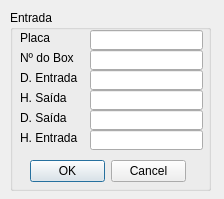
<?xml version="1.0" encoding="UTF-8"?>
<ui version="4.0">
 <class>Form</class>
 <widget class="QWidget" name="Form">
  <property name="geometry">
   <rect>
    <x>0</x>
    <y>0</y>
    <width>224</width>
    <height>199</height>
   </rect>
  </property>
  <property name="windowTitle">
   <string>Registro de Saída</string>
  </property>
  <widget class="QGroupBox" name="groupBox_2">
   <property name="geometry">
    <rect>
     <x>10</x>
     <y>10</y>
     <width>201</width>
     <height>181</height>
    </rect>
   </property>
   <property name="title">
    <string>Entrada</string>
   </property>
   <widget class="QLabel" name="label_81">
    <property name="geometry">
     <rect>
      <x>10</x>
      <y>20</y>
      <width>61</width>
      <height>16</height>
     </rect>
    </property>
    <property name="styleSheet">
     <string notr="true">font: 10pt &quot;MS Shell Dlg 2&quot;;</string>
    </property>
    <property name="text">
     <string>Placa</string>
    </property>
   </widget>
   <widget class="QLabel" name="label_82">
    <property name="geometry">
     <rect>
      <x>10</x>
      <y>40</y>
      <width>61</width>
      <height>16</height>
     </rect>
    </property>
    <property name="styleSheet">
     <string notr="true">font: 10pt &quot;MS Shell Dlg 2&quot;;</string>
    </property>
    <property name="text">
     <string>Nº do Box</string>
    </property>
   </widget>
   <widget class="QLabel" name="label_83">
    <property name="geometry">
     <rect>
      <x>10</x>
      <y>80</y>
      <width>61</width>
      <height>16</height>
     </rect>
    </property>
    <property name="styleSheet">
     <string notr="true">font: 10pt &quot;MS Shell Dlg 2&quot;;</string>
    </property>
    <property name="text">
     <string>H. Saída</string>
    </property>
   </widget>
   <widget class="QLabel" name="label_84">
    <property name="geometry">
     <rect>
      <x>10</x>
      <y>60</y>
      <width>61</width>
      <height>16</height>
     </rect>
    </property>
    <property name="styleSheet">
     <string notr="true">font: 10pt &quot;MS Shell Dlg 2&quot;;</string>
    </property>
    <property name="text">
     <string>D. Entrada</string>
    </property>
   </widget>
   <widget class="QLabel" name="label_85">
    <property name="geometry">
     <rect>
      <x>10</x>
      <y>100</y>
      <width>61</width>
      <height>16</height>
     </rect>
    </property>
    <property name="styleSheet">
     <string notr="true">font: 10pt &quot;MS Shell Dlg 2&quot;;</string>
    </property>
    <property name="text">
     <string>D. Saída</string>
    </property>
   </widget>
   <widget class="QLineEdit" name="lineEdit">
    <property name="geometry">
     <rect>
      <x>80</x>
      <y>20</y>
      <width>113</width>
      <height>20</height>
     </rect>
    </property>
   </widget>
   <widget class="QLineEdit" name="lineEdit_2">
    <property name="geometry">
     <rect>
      <x>80</x>
      <y>40</y>
      <width>113</width>
      <height>20</height>
     </rect>
    </property>
   </widget>
   <widget class="QLineEdit" name="lineEdit_3">
    <property name="geometry">
     <rect>
      <x>80</x>
      <y>60</y>
      <width>113</width>
      <height>20</height>
     </rect>
    </property>
   </widget>
   <widget class="QLineEdit" name="lineEdit_4">
    <property name="geometry">
     <rect>
      <x>80</x>
      <y>80</y>
      <width>113</width>
      <height>20</height>
     </rect>
    </property>
   </widget>
   <widget class="QLineEdit" name="lineEdit_5">
    <property name="geometry">
     <rect>
      <x>80</x>
      <y>100</y>
      <width>113</width>
      <height>20</height>
     </rect>
    </property>
   </widget>
   <widget class="QDialogButtonBox" name="buttonBox">
    <property name="geometry">
     <rect>
      <x>20</x>
      <y>150</y>
      <width>156</width>
      <height>23</height>
     </rect>
    </property>
    <property name="standardButtons">
     <set>QDialogButtonBox::Cancel|QDialogButtonBox::Ok</set>
    </property>
   </widget>
   <widget class="QLabel" name="label_86">
    <property name="geometry">
     <rect>
      <x>10</x>
      <y>120</y>
      <width>61</width>
      <height>16</height>
     </rect>
    </property>
    <property name="styleSheet">
     <string notr="true">font: 10pt &quot;MS Shell Dlg 2&quot;;</string>
    </property>
    <property name="text">
     <string>H. Entrada</string>
    </property>
   </widget>
   <widget class="QLineEdit" name="lineEdit_6">
    <property name="geometry">
     <rect>
      <x>80</x>
      <y>120</y>
      <width>113</width>
      <height>20</height>
     </rect>
    </property>
   </widget>
  </widget>
 </widget>
 <resources/>
 <connections/>
</ui>
